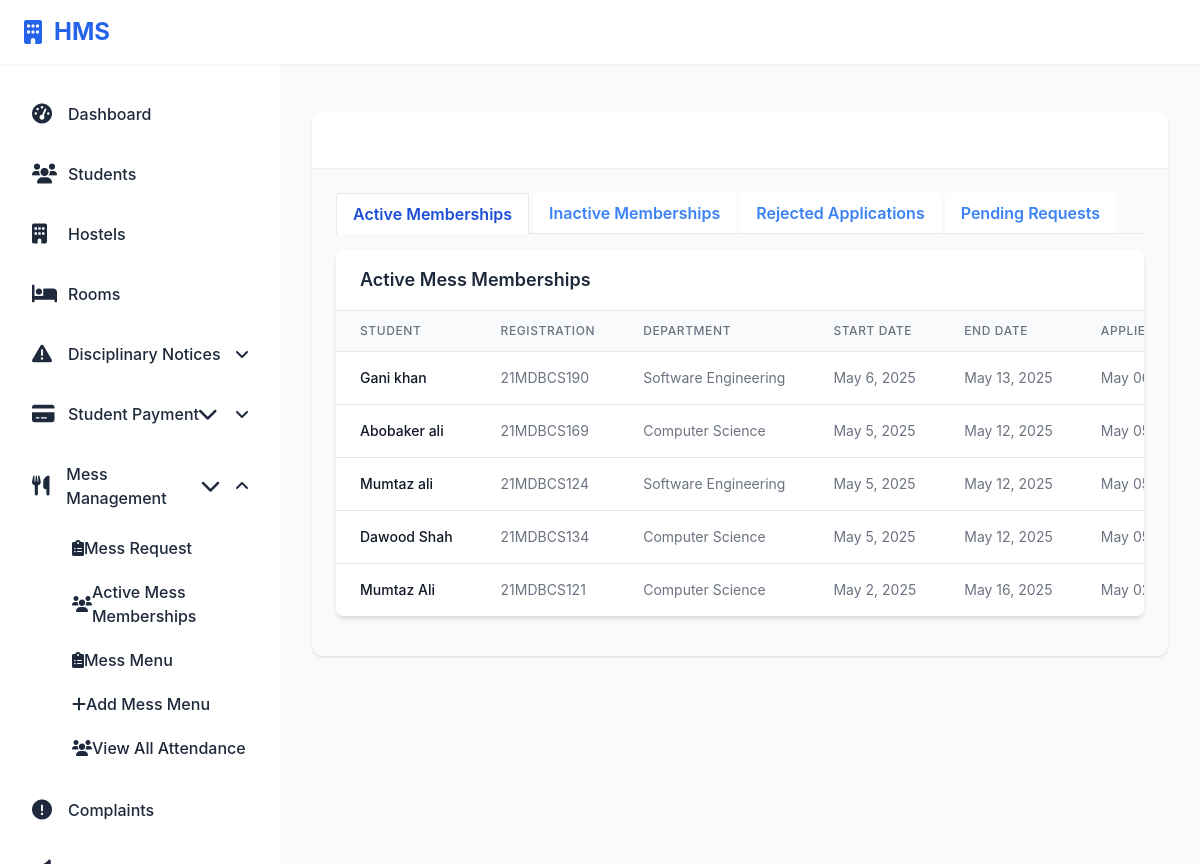
/hostel/admin/mess-management/ (signed in), run on the app's committed database.
### hostel/models.py (models this page shows, shortened)
class MessMembership(models.Model):
    student = models.OneToOneField('Student', on_delete=models.CASCADE)
    start_date = models.DateField()
    end_date = models.DateField()
    fingerprint = models.OneToOneField(Fingerprint, on_delete=models.SET_NULL, null=True, blank=True, related_name='membership')
    department = models.CharField(max_length=100, blank=True)
    is_active = models.BooleanField(default=False)
    approved = models.BooleanField(default=False)
    fingerprint = models.OneToOneField(Fingerprint, on_delete=models.SET_NULL, null=True, blank=True)  # Refer to Fingerprint here
    date_applied = models.DateTimeField(auto_now_add=True)
    status = models.CharField(max_length=20, default="Pending", choices=[
        ("Pending", "Pending"),
        ("Approved", "Approved"),
        ("Rejected", "Rejected")
    ])

class Student(models.Model):
    Room_ID = models.ForeignKey(Room, on_delete=models.SET_NULL, null=True, related_name="students")
    Hostel_ID = models.ForeignKey(Hostel, on_delete=models.SET_NULL, null=True)
    PAYMENT_STATUS_CHOICES = [
        ('NOT_PAID', 'Not Paid'),
        ('PARTIALLY_PAID', 'Partially Paid'),
        ('FULLY_PAID', 'Fully Paid'),
    ]
    Student_ID = models.AutoField(primary_key=True)
    Registration_Number = models.CharField(max_length=20, unique=True, null=True, blank=True)
    user = models.OneToOneField(User, on_delete=models.CASCADE, null=True)
    profile_picture = models.ImageField(upload_to='student_profiles/', null=True, blank=True)
    F_Name = models.CharField(max_length=50)
    L_Name = models.CharField(max_length=50)
    Contact_Info = models.CharField(max_length=100)
    Address = models.TextField()
    Department = models.CharField(max_length=100)
    FatherName = models.CharField(max_length=50)
    fee_status = models.CharField(max_length=20, choices=PAYMENT_STATUS_CHOICES, default='NOT_PAID')
    total_paid_amount = models.DecimalField(max_digits=10, decimal_places=2, default=0)
    room_price = models.DecimalField(max_digits=10, decimal_places=2, default=0)
    total_fee = models.DecimalField(max_digits=10, decimal_places=2, default=0)  # Added for storing total fee
    paid_installment_count = models.IntegerField(default=0)  # Added missing field

### hostel/views.py (the view, shortened to what this page needs)
# urls.py: path('admin/mess-management/', views.admin_mess_management, name='admin_mess_management'),
@staff_member_required
def admin_mess_management(request):
    active_memberships = MessMembership.objects.filter(approved=True, is_active=True).order_by('-date_applied')
    inactive_memberships = MessMembership.objects.filter(approved=True, is_active=False).order_by('-date_applied')
    rejected_memberships = MessMembership.objects.filter(status="Rejected").order_by('-date_applied')
    pending_requests = MessMembership.objects.filter(approved=False, status="Pending").order_by('-date_applied')
    context = {
        'active_memberships': active_memberships,
        'inactive_memberships': inactive_memberships,
        'rejected_memberships': rejected_memberships,
        'pending_requests': pending_requests,
        'active_tab': 'active'  # Default active tab
    }
    return render(request, 'mess_management/admin_mess_management.html', context)

### hostel/templates/mess_management/admin_mess_management.html (shortened to what this page needs)
{% extends 'base.html' %}
{% block content %}
<div class="container mt-4">
    <div class="card shadow">
        <div class="card-header bg-primary text-white">
            <h4 class="mb-0"><i class="fas fa-utensils mr-2"></i>Mess Membership Management</h4>
        </div>
        <div class="card-body">
            <ul class="flex border-b">
                <li class="-mb-px mr-1">
                    <a class="bg-white inline-block border-l border-t border-r rounded-t py-2 px-4 text-blue-700 font-semibold" href="{% url 'admin_mess_management' %}">Active Memberships</a>
                </li>
                <li class="mr-1">
                    <a class="bg-white inline-block py-2 px-4 text-blue-500 hover:text-blue-800 font-semibold" href="{% url 'inactive_memberships' %}">Inactive Memberships</a>
                </li>
                <li class="mr-1">
                    <a class="bg-white inline-block py-2 px-4 text-blue-500 hover:text-blue-800 font-semibold" href="{% url 'rejected_applications' %}">Rejected Applications</a>
                </li>
                <li class="mr-1">
                    <a class="bg-white inline-block py-2 px-4 text-blue-500 hover:text-blue-800 font-semibold" href="{% url 'mess_request' %}">Pending Requests</a>
                </li>
            </ul>
            <div class="py-4">
                <div class="bg-white rounded-lg shadow-md overflow-hidden">
                    <div class="flex items-center justify-between px-6 py-4 border-b">
                        <h2 class="text-lg font-semibold">Active Mess Memberships</h2>
                    </div>
                    {% if active_memberships %}
                        <div class="overflow-x-auto">
                            <table class="min-w-full divide-y divide-gray-200">
                                <thead class="bg-gray-50">
                                    <tr>
                                        <th scope="col" class="px-6 py-3 text-left text-xs font-medium text-gray-500 uppercase tracking-wider">Student</th>
                                        <th scope="col" class="px-6 py-3 text-left text-xs font-medium text-gray-500 uppercase tracking-wider">Registration</th>
                                        <th scope="col" class="px-6 py-3 text-left text-xs font-medium text-gray-500 uppercase tracking-wider">Department</th>
                                        <th scope="col" class="px-6 py-3 text-left text-xs font-medium text-gray-500 uppercase tracking-wider">Start Date</th>
                                        <th scope="col" class="px-6 py-3 text-left text-xs font-medium text-gray-500 uppercase tracking-wider">End Date</th>
                                        <th scope="col" class="px-6 py-3 text-left text-xs font-medium text-gray-500 uppercase tracking-wider">Applied On</th>
                                    </tr>
                                </thead>
                                <tbody class="bg-white divide-y divide-gray-200">
                                    {% for membership in active_memberships %}
                                        <tr>
                                            <td class="px-6 py-4 whitespace-nowrap">
                                                <div class="text-sm font-medium text-gray-900">{{ membership.student.F_Name }} {{ membership.student.L_Name }}</div>
                                            </td>
                                            <td class="px-6 py-4 whitespace-nowrap text-sm text-gray-500">{{ membership.student.Registration_Number }}</td>
                                            <td class="px-6 py-4 whitespace-nowrap text-sm text-gray-500">{{ membership.department }}</td>
                                            <td class="px-6 py-4 whitespace-nowrap text-sm text-gray-500">{{ membership.start_date }}</td>
                                            <td class="px-6 py-4 whitespace-nowrap text-sm text-gray-500">{{ membership.end_date }}</td>
                                            <td class="px-6 py-4 whitespace-nowrap text-sm text-gray-500">{{ membership.date_applied|date:"F d, Y" }}</td>
                                        </tr>
                                    {% endfor %}
                                </tbody>
                            </table>
                        </div>
                    {% else %}
                        <div class="text-center py-8">
                            <p class="text-gray-600">No active mess memberships found.</p>
                        </div>
                    {% endif %}
                </div>
            </div>
        </div>
    </div>
</div>
{% endblock %}

### hostel/static/css/showcase_notice.css (style rules this page uses)
:root { --primary-color: #4a6fdc; --primary-hover: #3d5cba; --success-color: #28a745; --danger-color: #dc3545; --warning-color: #ffc107; --light-gray: #f8f9fa; --medium-gray: #e9ecef; --dark-gray: #343a40; --border-color: #dee2e6; --shadow: 0 0.125rem 0.25rem rgba(0, 0, 0, 0.075); --transition: all 0.2s ease-in-out; }
.card-header { background-color: white; padding: 1.5rem; border-bottom: 1px solid var(--border-color); }
.card-body { padding: 1.5rem; }

### hostel/static/css/admin_showcasenotices.css (style rules this page uses)
.card { border: none; border-radius: 10px; box-shadow: 0 4px 12px rgba(0, 0, 0, 0.08); margin-bottom: 2rem; overflow: hidden; }
.card-header { padding: 1rem 1.5rem; border-bottom: 1px solid rgba(0, 0, 0, 0.05); display: flex; justify-content: space-between; align-items: center; }
.card-body { padding: 1.5rem; }

### hostel/templates/base.html (style rules this page uses)
:root { --primary-color: #2563eb; --background-color: #f8fafc; --text-color: #1e293b; --sidebar-width: 280px; --header-height: 64px; --shadow-sm: 0 1px 2px 0 rgb(0 0 0 / 0.05); }
* { margin: 0; padding: 0; box-sizing: border-box; }
body { font-family: 'Inter', system-ui, -apple-system, sans-serif; background: var(--background-color); color: var(--text-color); min-height: 100vh; position: relative; }

### data on the page
MessMembership: student.F_Name "Gani", student.L_Name "khan", student.Registration_Number "21MDBCS190", department "Software Engineering", start_date "May 6, 2025", end_date "May 13, 2025", date_applied "May…"
MessMembership: student.F_Name "Abobaker", student.L_Name "ali", student.Registration_Number "21MDBCS169", department "Computer Science", start_date "May 5, 2025", end_date "May 12, 2025", date_applied "May…"
MessMembership: student.F_Name "Mumtaz", student.L_Name "ali", student.Registration_Number "21MDBCS124", department "Software Engineering", start_date "May 5, 2025", end_date "May 12, 2025", date_applied "May…"
MessMembership: student.F_Name "Dawood", student.L_Name "Shah", student.Registration_Number "21MDBCS134", department "Computer Science", start_date "May 5, 2025", end_date "May 12, 2025", date_applied "May…"
MessMembership: student.F_Name "Mumtaz", student.L_Name "Ali", student.Registration_Number "21MDBCS121", department "Computer Science", start_date "May 2, 2025", end_date "May 16, 2025", date_applied "May…"
